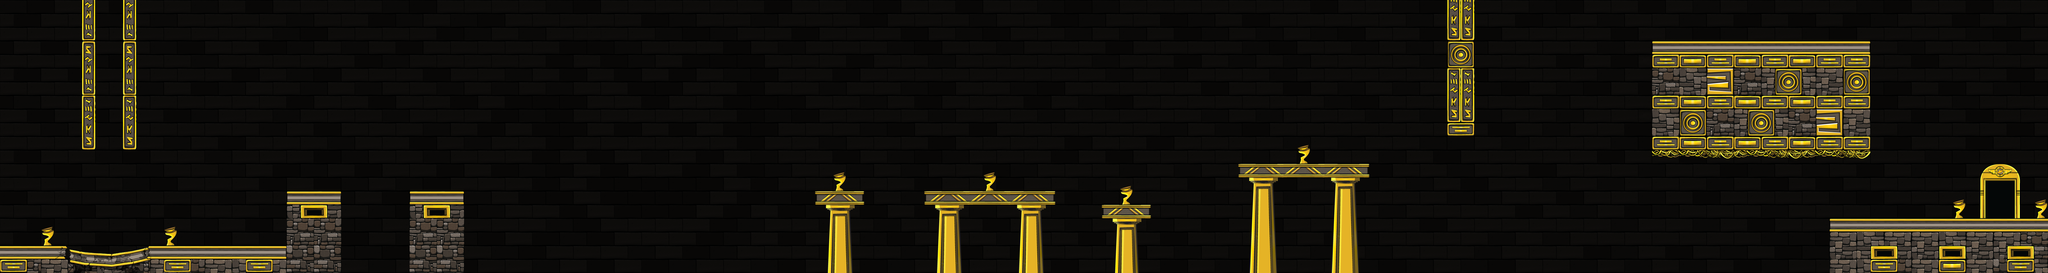

Below is a game level as drawn by its tile map, then a one-line description and the .tmx that defines it (tile-layer data replaced by summaries):
An orthogonal 150x20 tile map with 48x48 px tiles, 3 tile layers (Background, Middle, Foreground) and 130 objects (Trampoline, Door).

<map version="1.0" orientation="orthogonal" width="150" height="20" tilewidth="48" tileheight="48">
 <tileset firstgid="1" name="UkkoMapTiles1" tilewidth="48" tileheight="48">
  <image source="UkkoMapTiles1.png" width="1536" height="1536" />
 </tileset>
 <layer name="Background" width="150" height="20" opacity="0.43">
  <data>[3000 cells, 2740 non-empty, 8 distinct tile ids]</data>
 </layer>
 <layer name="Middle" width="150" height="20">
  <data>[3000 cells, 203 non-empty, 74 distinct tile ids]</data>
 </layer>
 <layer name="Foreground" width="150" height="20">
  <data>[3000 cells, 317 non-empty, 57 distinct tile ids]</data>
 </layer>
 <objectgroup name="Ground" width="150" height="20">
  <object x="6436" y="772" width="767" height="7" />
  <object x="533" y="870" width="493" height="5" />
  <object x="4359" y="579" width="451" height="7" />
  <object x="2866" y="673" width="170" height="4" />
  <object x="3249" y="674" width="460" height="4" />
  <object x="3874" y="722" width="171" height="4" />
  <object x="1010" y="674" width="190" height="12" />
  <object x="1444" y="673" width="189" height="13" />
  <object x="5807" y="146" width="770" height="5" />
 </objectgroup>
 <objectgroup name="Key" width="150" height="20" />
 <objectgroup name="OneSidedPlatform" width="150" height="20" />
 <objectgroup name="BreakableGround" width="150" height="20">
  <object x="385" y="3" />
  <object x="384" y="99" />
  <object x="385" y="195" />
  <object x="387" y="289" />
  <object x="387" y="387" />
  <object x="384" y="481" />
 </objectgroup>
 <objectgroup name="Trampoline" width="150" height="20">
  <object x="5928" y="864" />
  <object x="838" y="838" />
  <object name="Trampoline" x="1774" y="768">
   <properties>
    <property name="Type" value="1" />
   </properties>
  </object>
 </objectgroup>
 <objectgroup name="MonkeyBar" width="150" height="20">
  <object x="5835" y="526" width="706" height="9" />
 </objectgroup>
 <objectgroup name="BrokenPlatform" width="150" height="20">
  <object x="232" y="883" width="299" height="48" />
 </objectgroup>
 <objectgroup name="Poly" width="150" height="20">
  <object x="388" y="898">
   <polyline points="0,0 90,5 143,-28" />
  </object>
  <object x="2" y="870">
   <polyline points="0,0 158,23 227,7" />
  </object>
  <object x="231" y="877">
   <polyline points="0,0 87,28 156,21" />
  </object>
 </objectgroup>
 <objectgroup name="PlatformSensor" width="150" height="20">
  <object x="1624" y="676" width="11" height="197" />
  <object x="2856" y="678" width="10" height="256" />
 </objectgroup>
 <objectgroup name="Wall" width="150" height="20">
  <object x="1612" y="681" width="22" height="337" />
  <object x="1007" y="676" width="9" height="329" />
  <object x="-5" y="467" width="15" height="459" />
  <object x="4355" y="580" width="12" height="43" />
  <object x="6436" y="777" width="17" height="191" />
  <object x="7195" y="9" width="8" height="837" />
  <object x="291" y="-271" width="43" height="792" />
  <object x="436" y="-304" width="44" height="833" />
  <object x="4799" y="582" width="15" height="39" />
  <object x="4369" y="609" width="430" height="13" />
  <object x="2863" y="675" width="12" height="43" />
  <object x="3026" y="676" width="12" height="41" />
  <object x="3243" y="675" width="13" height="43" />
  <object x="3699" y="676" width="13" height="42" />
  <object x="3868" y="726" width="14" height="40" />
  <object x="4037" y="724" width="13" height="42" />
  <object x="1185" y="678" width="16" height="342" />
  <object x="1441" y="675" width="16" height="334" />
  <object x="6564" y="171" width="10" height="348" />
  <object x="5806" y="149" width="6" height="375" />
  <object x="5090" y="-10" width="94" height="488" />
  <object x="5810" y="510" width="757" height="10" />
 </objectgroup>
 <objectgroup name="Orb" width="150" height="20">
  <object x="1773" y="623" />
  <object x="1921" y="564" />
  <object x="2066" y="516">
   <properties>
    <property name="Type" value="100" />
   </properties>
  </object>
  <object x="2012" y="523" />
  <object x="1850" y="604" />
  <object x="2128" y="525" />
  <object x="2216" y="570" />
  <object x="2316" y="589" />
  <object x="2422" y="566" />
  <object x="2479" y="526" />
  <object x="2577" y="518">
   <properties>
    <property name="Type" value="100" />
   </properties>
  </object>
  <object x="2683" y="557" />
  <object x="2785" y="582" />
  <object x="2884" y="611" />
  <object x="5808" y="96" />
  <object x="5936" y="56">
   <properties>
    <property name="Type" value="100" />
   </properties>
  </object>
  <object x="6056" y="98" />
  <object x="6348" y="60">
   <properties>
    <property name="Type" value="100" />
   </properties>
  </object>
  <object x="6506" y="72" />
  <object x="6682" y="88">
   <properties>
    <property name="Type" value="100" />
   </properties>
  </object>
  <object x="6718" y="182" />
  <object x="6758" y="290">
   <properties>
    <property name="Type" value="100" />
   </properties>
  </object>
  <object x="6772" y="404" />
  <object x="6778" y="526">
   <properties>
    <property name="Type" value="100" />
   </properties>
  </object>
  <object x="6778" y="642" />
  <object x="3304" y="634" />
  <object x="3406" y="623" />
  <object x="3634" y="628" />
  <object x="3764" y="574" />
  <object x="3900" y="606" />
  <object x="382" y="562" />
  <object x="380" y="648" />
  <object x="380" y="736" />
  <object x="380" y="820" />
  <object x="4468" y="429" />
  <object x="4504" y="465" />
  <object x="4558" y="485" />
  <object x="4663" y="467" />
  <object x="4706" y="426" />
  <object x="4548" y="344">
   <properties>
    <property name="Type" value="100" />
   </properties>
  </object>
  <object x="4618" y="344">
   <properties>
    <property name="Type" value="100" />
   </properties>
  </object>
  <object x="4612" y="485" />
  <object x="3541" y="608" />
  <object x="5902" y="711" />
  <object x="5950" y="712" />
  <object x="6045" y="711">
   <properties>
    <property name="Type" value="100" />
   </properties>
  </object>
  <object x="5998" y="660">
   <properties>
    <property name="Type" value="100" />
   </properties>
  </object>
  <object x="5998" y="763">
   <properties>
    <property name="Type" value="100" />
   </properties>
  </object>
  <object x="5997" y="712" />
  <object x="6025" y="738" />
  <object x="6021" y="684" />
 </objectgroup>
 <objectgroup name="WaterfallPlatform" width="150" height="20">
  <object x="4176" y="790">
   <properties>
    <property name="Type" value="0" />
   </properties>
  </object>
  <object x="4176" y="624">
   <properties>
    <property name="Type" value="0" />
   </properties>
  </object>
  <object x="4177" y="452">
   <properties>
    <property name="Type" value="0" />
   </properties>
  </object>
  <object x="4178" y="288">
   <properties>
    <property name="Type" value="0" />
   </properties>
  </object>
  <object x="4989" y="385">
   <properties>
    <property name="Type" value="0" />
   </properties>
  </object>
  <object x="4992" y="50">
   <properties>
    <property name="Type" value="0" />
   </properties>
  </object>
  <object x="5327" y="528">
   <properties>
    <property name="Type" value="1" />
   </properties>
  </object>
  <object x="5327" y="720">
   <properties>
    <property name="Type" value="1" />
   </properties>
  </object>
  <object x="5327" y="908">
   <properties>
    <property name="Type" value="1" />
   </properties>
  </object>
  </objectgroup>
 <objectgroup name="Life" width="150" height="20">
  <!-- 1 objects omitted --></objectgroup>
 <objectgroup name="Doors" width="150" height="20">
  <!-- 1 objects omitted --></objectgroup>
 <objectgroup name="Waterfall" width="150" height="20">
  <!-- 5 objects omitted --></objectgroup>
 <objectgroup name="Flame" width="150" height="20">
  <!-- 8 objects omitted --></objectgroup>
</map>
<!-- 23 of 130 objects omitted -->
